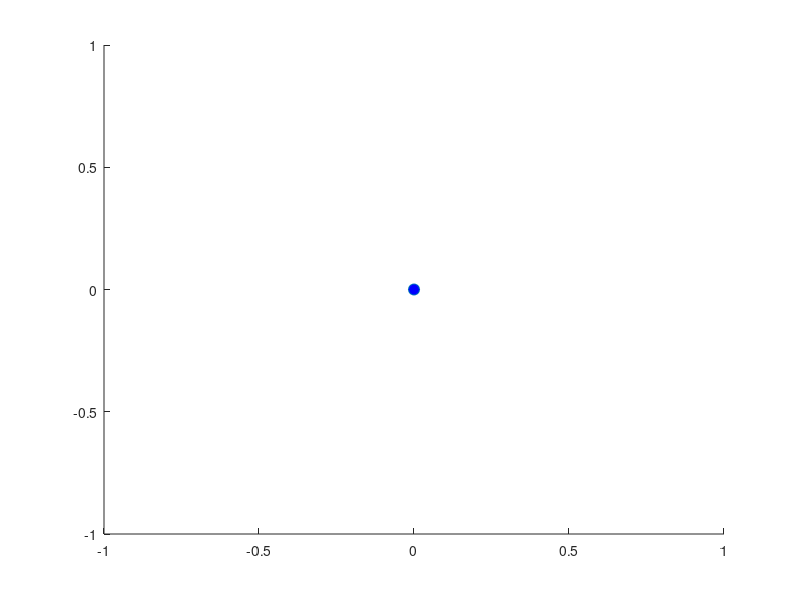

MATLAB code to generate this figure: (Note: this script raises an error after producing the figure.)


figure;
hold on;

%figure handles stored in figh

figh.he=plot( 0 , 0 ,'o','MarkerFaceColor','b','MarkerSize',8);
hold on;
figh.h=plot( state.x , state.y ,'o','MarkerFaceColor','g','MarkerSize',4);
hold on;
figh.hm=plot( state.xm , state.ym ,'o','MarkerFaceColor','b','MarkerSize',6);
hold on;




pause;
